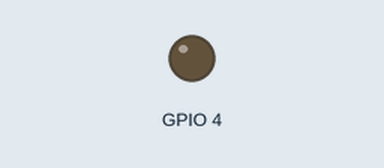
This sketch was run on a simulated ESP32. On the bench: output pins drawn as LEDs (lit = HIGH). WiFi joins after 1.5 s; servers stay silent unless stated; uploads are accepted with an empty reply; the camera gives no picture; what the sketch prints to the serial monitor is not drawn. At 4.6 s the program puts the board to deep sleep or switches it off; the recording ends there.

Above: at 0.1 s.
At 1.9 s:
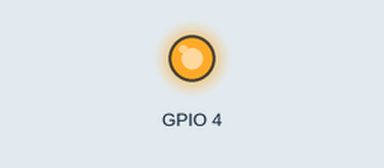
Timing chart, 0 to 4.1 s (numbered marks = the images above):
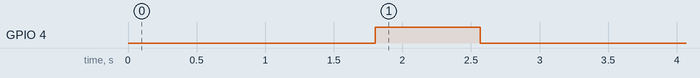

Measured:
- by itself, GPIO 4: LOW → HIGH at 1.8 s, → LOW 0.76 s later

The sketch:

PNAC.ino
```cpp
#include "esp_camera.h"
#include "Arduino.h"
#include "soc/soc.h"           // Disable brownout problems
#include "soc/rtc_cntl_reg.h"   // Disable brownout problems
#include "driver/rtc_io.h"
#include <WiFi.h>
#include <HTTPClient.h>

// Wi-Fi credentials
const char* ssid = "Reborn";
const char* password = "Godisgood11";

// Firebase credentials
const char* firebaseURL = "https://intrudercapture-default-rtdb.firebaseio.com/Image.json";

// Pin definition for CAMERA_MODEL_AI_THINKER
#define PWDN_GPIO_NUM     32
#define RESET_GPIO_NUM    -1
#define XCLK_GPIO_NUM      0
#define SIOD_GPIO_NUM     26
#define SIOC_GPIO_NUM     27

#define Y9_GPIO_NUM       35
#define Y8_GPIO_NUM       34
#define Y7_GPIO_NUM       39
#define Y6_GPIO_NUM       36
#define Y5_GPIO_NUM       21
#define Y4_GPIO_NUM       19
#define Y3_GPIO_NUM       18
#define Y2_GPIO_NUM        5
#define VSYNC_GPIO_NUM    25
#define HREF_GPIO_NUM     23
#define PCLK_GPIO_NUM     22

camera_config_t config;

// Base64 encoding characters
const char base64_chars[] = "ABCDEFGHIJKLMNOPQRSTUVWXYZabcdefghijklmnopqrstuvwxyz0123456789+/";

// Function to encode data to Base64
String base64_encode(byte *data, unsigned int len) {
  String encoded_string = "";
  byte temp[3];
  int padding = 0;

  for (unsigned int i = 0; i < len; i += 3) {
    temp[0] = data[i];
    temp[1] = (i + 1 < len) ? data[i + 1] : 0;
    temp[2] = (i + 2 < len) ? data[i + 2] : 0;

    if (i + 1 >= len) padding = 2;
    else if (i + 2 >= len) padding = 1;

    encoded_string += base64_chars[(temp[0] >> 2) & 0x3F];
    encoded_string += base64_chars[((temp[0] & 0x03) << 4) | ((temp[1] >> 4) & 0x0F)];
    encoded_string += (padding >= 2) ? '=' : base64_chars[((temp[1] & 0x0F) << 2) | ((temp[2] >> 6) & 0x03)];
    encoded_string += (padding >= 1) ? '=' : base64_chars[temp[2] & 0x3F];
  }

  return encoded_string;
}

// Function to send string to Firebase
void sendStringToFirebase(const String& data) {
  // Connect to Wi-Fi
  if (WiFi.status() != WL_CONNECTED) {
    Serial.println("Connecting to Wi-Fi...");
    WiFi.begin(ssid, password);
    while (WiFi.status() != WL_CONNECTED) {
      delay(1000);
      Serial.println("Connecting...");
    }
    Serial.println("Wi-Fi connected!");
  }

  // Make an HTTP request
  HTTPClient http;
  http.begin(firebaseURL); // Initialize the HTTP client with Firebase URL
  http.addHeader("Content-Type", "application/json"); // Set header for JSON data

  // JSON payload
  String payload = "{\"SavedImage\":\"" + data + "\"}";

  // Send POST request
  int httpResponseCode = http.PUT(payload); // Use PUT to update the database entry
  if (httpResponseCode > 0) {
    Serial.printf("HTTP Response code: %d\n", httpResponseCode);
    String response = http.getString();
    Serial.println("Response: " + response);
  } else {
    Serial.printf("Error code: %d\n", httpResponseCode);
  }

  // End HTTP request
  http.end();
}

void setup() {
  //WRITE_PERI_REG(RTC_CNTL_BROWN_OUT_REG, 0); // Disable brownout detector

  Serial.begin(115200);
  WiFi.begin(ssid, password);  // Connect to Wi-Fi network

  while (WiFi.status() != WL_CONNECTED) {
    delay(500);
    Serial.print(".");
  }
  Serial.println("Connected to WiFi");

  config.ledc_channel = LEDC_CHANNEL_0;
  config.ledc_timer = LEDC_TIMER_0;
  config.pin_d0 = Y2_GPIO_NUM;
  config.pin_d1 = Y3_GPIO_NUM;
  config.pin_d2 = Y4_GPIO_NUM;
  config.pin_d3 = Y5_GPIO_NUM;
  config.pin_d4 = Y6_GPIO_NUM;
  config.pin_d5 = Y7_GPIO_NUM;
  config.pin_d6 = Y8_GPIO_NUM;
  config.pin_d7 = Y9_GPIO_NUM;
  config.pin_xclk = XCLK_GPIO_NUM;
  config.pin_pclk = PCLK_GPIO_NUM;
  config.pin_vsync = VSYNC_GPIO_NUM;
  config.pin_href = HREF_GPIO_NUM;
  config.pin_sscb_sda = SIOD_GPIO_NUM;
  config.pin_sscb_scl = SIOC_GPIO_NUM;
  config.pin_pwdn = PWDN_GPIO_NUM;
  config.pin_reset = RESET_GPIO_NUM;
  config.xclk_freq_hz = 20000000;
  config.pixel_format = PIXFORMAT_JPEG;

  if(psramFound()){
    config.frame_size = FRAMESIZE_QVGA;
    config.jpeg_quality = 15;
    config.fb_count = 2;
  } else {
    config.frame_size = FRAMESIZE_QVGA;
    config.jpeg_quality = 15;
    config.fb_count = 1;
  }

  // Init Camera
  esp_err_t err = esp_camera_init(&config);
  if (err != ESP_OK) {
    Serial.printf("Camera init failed with error 0x%x", err);
    return;
  }

  // Turns on the ESP32-CAM on-board LED (flashlight) before taking a picture
  pinMode(4, OUTPUT);
  digitalWrite(4, HIGH);
  delay(500); // Flashlight delay to allow lighting

  // Take Picture with Camera
  camera_fb_t * fb = esp_camera_fb_get();
  if(!fb) {
    Serial.println("Camera capture failed");
    digitalWrite(4, LOW); // Turn off flashlight
    return;
  }

  // Encode the captured image to Base64
  String base64_image = base64_encode(fb->buf, fb->len);
  //base64_image = "Amen";
  Serial.println("Base64 Encoded Image:");
  Serial.println(base64_image);

  // Update Firebase
  sendStringToFirebase(String(base64_image));

  esp_camera_fb_return(fb);
  digitalWrite(4, LOW); // Turn off flashlight

  Serial.println("Going to sleep now");
  delay(2000);
  esp_deep_sleep_start();
}

void loop() {
  // Nothing in loop
}
```
